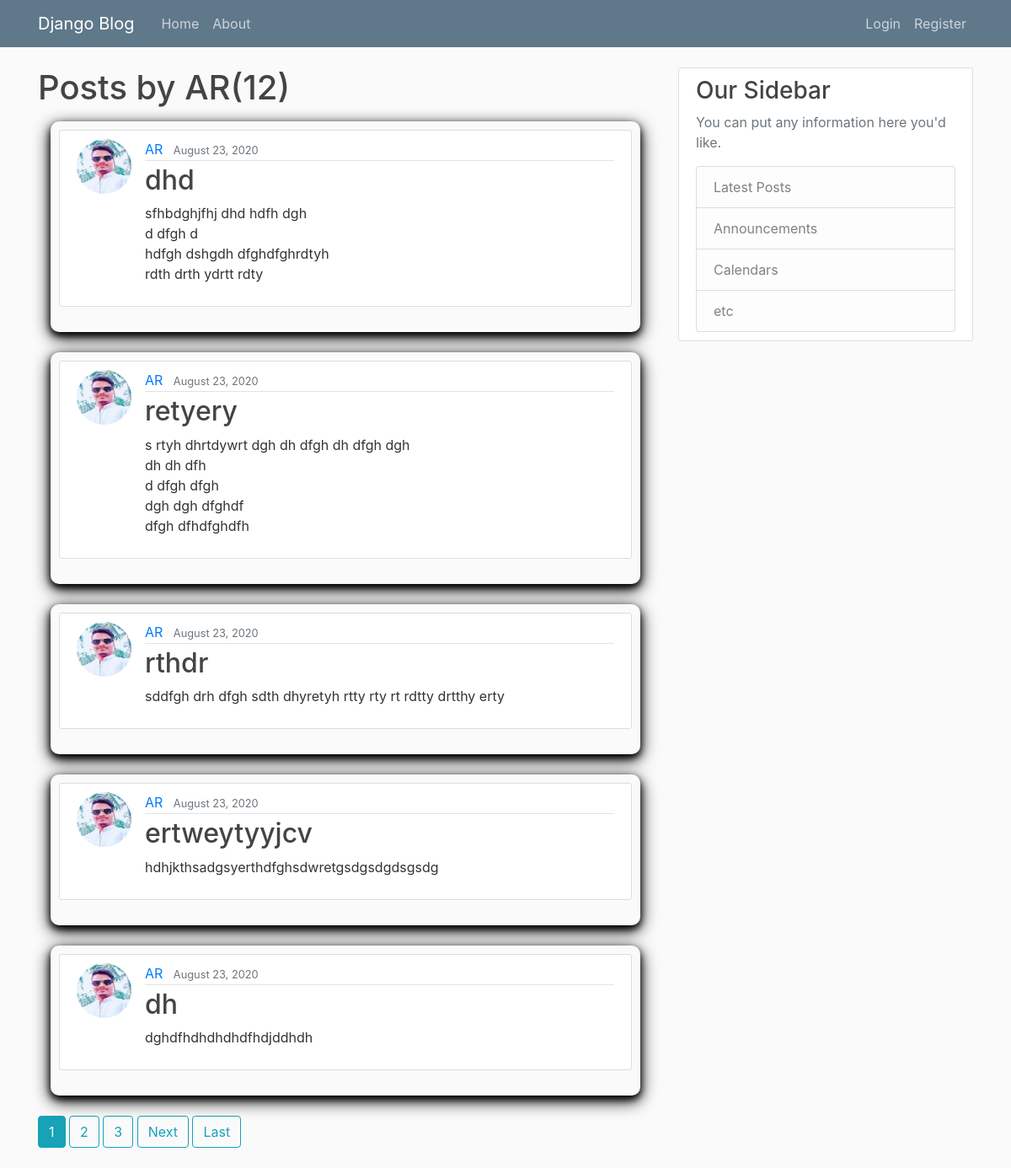
/user/AR, run on the app's committed database.
### blog/models.py (models this page shows, shortened)
class Post(models.Model):
    title = models.CharField(max_length=100)
    content = models.TextField()
    date_posted = models.DateTimeField(default=timezone.now)
    author = models.ForeignKey(User, on_delete=models.CASCADE)

### users/models.py (models this page shows, shortened)
class Profile(models.Model):
    user = models.OneToOneField(User, on_delete=models.CASCADE)
    image = models.ImageField(default='default.jpg', upload_to='profile_pics')

### blog/views.py (the view)
# urls.py: path('user/<str:username>', UserPostListView.as_view(), name='user-post'),
class UserPostListView(ListView):
    model = Post
    template_name = 'blog/user_post.html'
    context_object_name = 'posts'
    paginate_by = 5
    def get_queryset(self):
        user = get_object_or_404(User, username=self.kwargs.get('username'))
        return Post.objects.filter(author=user).order_by('-date_posted')

### blog/templates/blog/user_post.html (shortened to what this page needs)
{% extends 'blog/base.html' %}
{% block content %}
    <h1 class="mb-3">Posts by {{ view.kwargs.username }}({{ page_obj.paginator.count }})</h1>
    {% for post in posts %}
        <div class="container">
            <div class="d-flex justify-content-center h-100">
                <div class="user_card mb-4">
                    <article class="media content-section">
                        <img class="rounded-circle article-img" src="{{ post.author.profile.image.url }}" alt="">
                        <div class="media-body">
                            <div class="article-metadata">
                                <a class="mr-2" href="{% url 'user-post' post.author.username %}">{{ post.author }}</a>
                                <small class="text-muted">{{ post.date_posted|date:"F d, Y" }}</small>
                            </div>
                            <h2><a class="article-title" href="{% url 'post-detail' post.id %}">{{ post.title }}</a>
                            </h2>
                            <p class="article-content">{{ post.content }}</p>
                        </div>
                    </article>
                </div>
            </div>
        </div>
    {% endfor %}
{% if is_paginated %}
    {% for num in page_obj.paginator.page_range %}
        {% if page_obj.number == num %}
            <a class="btn btn-info mb-4" href="?page={{ num }}">{{ num }}</a>
        {% elif num > page_obj.number|add:'-3' and  num < page_obj.number|add:'3'%}
            <a class="btn btn-outline-info mb-4" href="?page={{ num }}">{{ num }}</a>
        {% endif %}
    {% endfor %}
    {% if page_obj.has_next %}
        <a class="btn btn-outline-info mb-4" href="?page={{ page_obj.next_page_number }}" >Next</a>
        <a class="btn btn-outline-info mb-4" href="?page={{ page_obj.paginator.num_pages }}">Last</a>
    {% endif %}
{% endif %}
{% endblock content %}

### blog/static/blog/main.css (style rules this page uses)
body { background: #fafafa; color: #333333; margin-top: 5rem; }
h1, h2, h3, h4, h5, h6 { color: #444444; }
.content-section { background: #ffffff; padding: 10px 20px; border: 1px solid #dddddd; border-radius: 3px; margin-bottom: 20px; }
.article-title { color: #444444; }
.article-content { white-space: pre-line; }
.article-img { height: 65px; width: 65px; margin-right: 16px; }
.article-metadata { padding-bottom: 1px; margin-bottom: 4px; border-bottom: 1px solid #e3e3e3 }

### blog/templates/blog/base.html (style rules this page uses)
.user_card { width: 1000px; margin-top: auto; margin-bottom: auto; background: #fafafa; position: relative; display: flex; justify-content: center; flex-direction: column; padding: 10px; box-shadow: 0 4px 8px 0 rgb(0, 0, 0), 0 6px 20px 0 rgb(0, 0, 0); -webkit-box-shadow: 0 4px 8px 0 rgb(0, 0, 0), 0 6px 20px 0 rgb(0, 0, 0); -moz-box-shadow: 0 4px 8px 0 rgb(0, 0, 0), 0 6px 20px 0 rgb(0, 0, 0); border-radius: 10px; }

### data on the page
Post: author.profile.image (picture), author "AR", date_posted "August 23, 2020", title "dhd", content "sfhbdghjfhj dhd hdfh dgh d dfgh d hdfgh dshgdh dfghdfghrdtyh rdth drth ydrtt rdty"
Post: author.profile.image (picture), author "AR", date_posted "August 23, 2020", title "retyery", content "s rtyh dhrtdywrt dgh dh dfgh dh dfgh dgh dh dh dfh d dfgh dfgh dgh dgh dfghdf dfgh dfhdfghdfh"
Post: author.profile.image (picture), author "AR", date_posted "August 23, 2020", title "rthdr", content "sddfgh drh dfgh sdth dhyretyh rtty rty rt rdtty drtthy erty"
Post: author.profile.image (picture), author "AR", date_posted "August 23, 2020", title "ertweytyyjcv", content "hdhjkthsadgsyerthdfghsdwretgsdgsdgdsgsdg"
Post: author.profile.image (picture), author "AR", date_posted "August 23, 2020", title "dh", content "dghdfhdhdhdhdfhdjddhdh"

### other printed values
{{ view.kwargs.username }} "AR"
{{ page_obj.paginator.count }} "12"
{{ num }} "1"
{{ num }} "2" "3"
